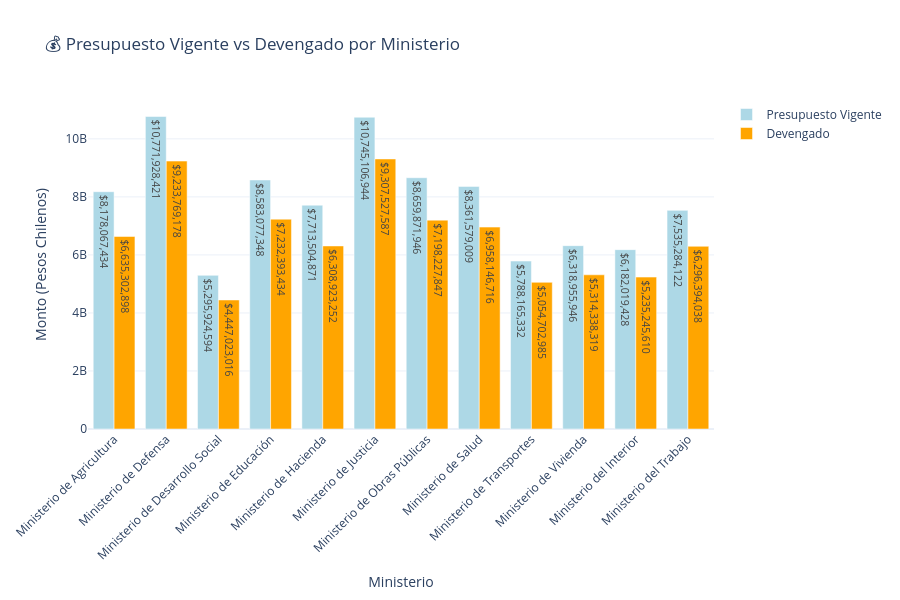
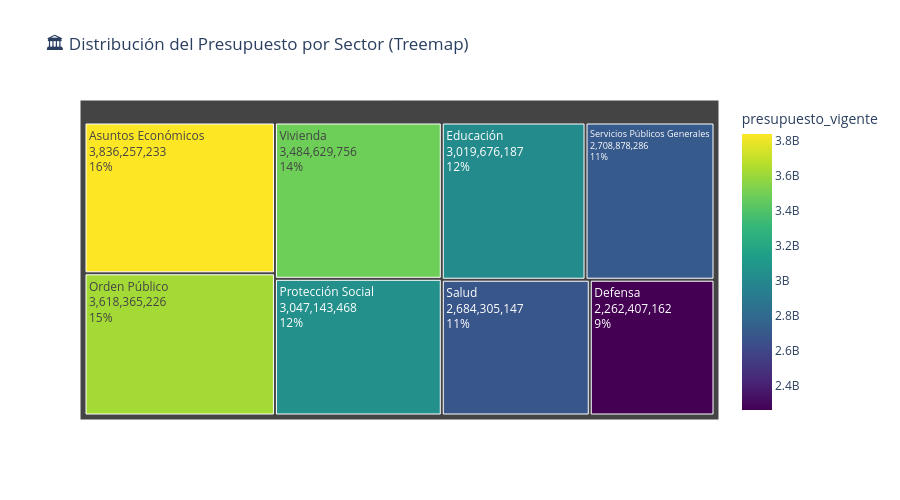
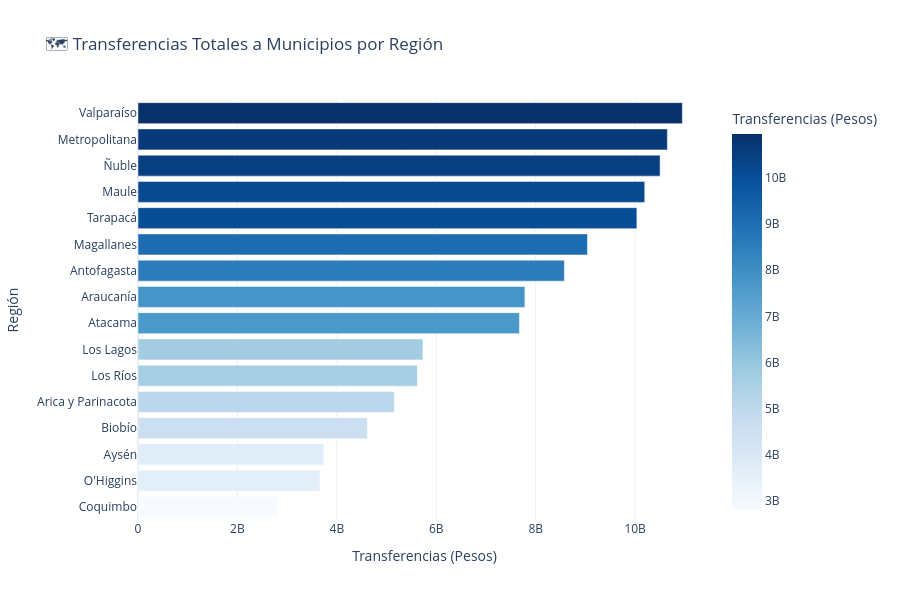
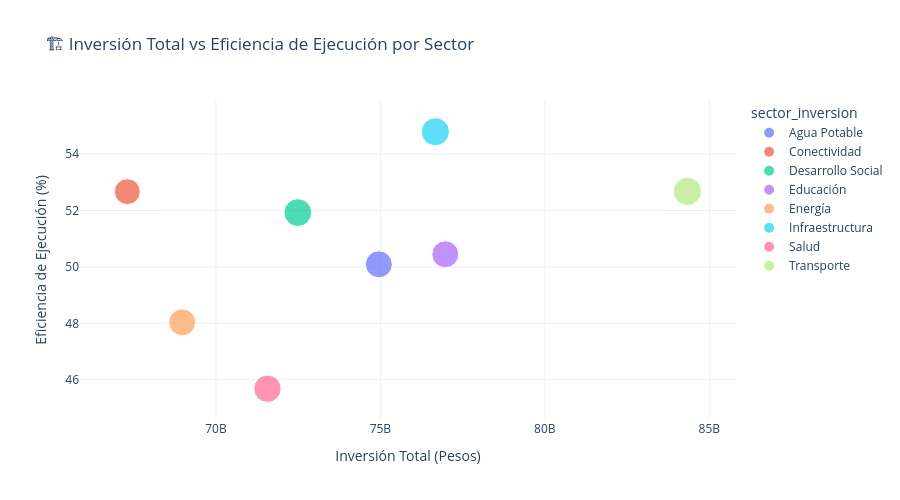

The cell these charts' notebook holds for them, in order:
### Code cell
# 📊 VISUALIZACIONES INTERACTIVAS DEL PRESUPUESTO PÚBLICO

print("🎨 Generando visualizaciones interactivas...")

# 1. GRÁFICO DE EJECUCIÓN PRESUPUESTARIA POR MINISTERIO
if 'df_ejecucion' in locals() and df_ejecucion is not None:
    # Agrupar por ministerio para totales
    ejecucion_ministerios = df_ejecucion.groupby('ministerio').agg({
        'presupuesto_vigente': 'sum',
        'devengado': 'sum',
        'pagado': 'sum',
        'porcentaje_ejecucion': 'mean'
    }).reset_index()
    
    # Gráfico de barras - Presupuesto vs Ejecución
    fig1 = go.Figure()
    
    fig1.add_trace(go.Bar(
        name='Presupuesto Vigente',
        x=ejecucion_ministerios['ministerio'],
        y=ejecucion_ministerios['presupuesto_vigente'],
        marker_color='lightblue',
        text=[f'${x:,.0f}' for x in ejecucion_ministerios['presupuesto_vigente']],
        textposition='auto'
    ))
    
    fig1.add_trace(go.Bar(
        name='Devengado',
        x=ejecucion_ministerios['ministerio'],
        y=ejecucion_ministerios['devengado'],
        marker_color='orange',
        text=[f'${x:,.0f}' for x in ejecucion_ministerios['devengado']],
        textposition='auto'
    ))
    
    fig1.update_layout(
        title='💰 Presupuesto Vigente vs Devengado por Ministerio',
        xaxis_title='Ministerio',
        yaxis_title='Monto (Pesos Chilenos)',
        barmode='group',
        height=600,
        xaxis_tickangle=-45
    )
    
    fig1.show()
    print("✅ Gráfico 1: Ejecución por Ministerio generado")

# 2. DISTRIBUCIÓN PRESUPUESTARIA POR SECTORES (TREEMAP)
if 'df_presupuesto' in locals() and df_presupuesto is not None:
    # Agrupar por sector
    presupuesto_sectores = df_presupuesto.groupby('sector')['presupuesto_vigente'].sum().reset_index()
    
    fig2 = px.treemap(
        presupuesto_sectores,
        path=['sector'],
        values='presupuesto_vigente',
        title='🏛️ Distribución del Presupuesto por Sector (Treemap)',
        color='presupuesto_vigente',
        color_continuous_scale='Viridis'
    )
    
    fig2.update_traces(textinfo="label+value+percent parent")
    fig2.update_layout(height=500)
    
    fig2.show()
    print("✅ Gráfico 2: Distribución por Sectores generado")

# 3. TRANSFERENCIAS MUNICIPALES POR REGIÓN (MAPA DE CALOR)
if 'df_transferencias' in locals() and df_transferencias is not None:
    # Agrupar transferencias por región
    transferencias_region = df_transferencias.groupby('region').agg({
        'transferencia_total': 'sum',
        'municipio': 'count',
        'poblacion_estimada': 'sum'
    }).reset_index()
    
    transferencias_region['transferencia_per_capita'] = (
        transferencias_region['transferencia_total'] / transferencias_region['poblacion_estimada']
    )
    
    # Gráfico de barras horizontales
    fig3 = px.bar(
        transferencias_region.sort_values('transferencia_total', ascending=True),
        x='transferencia_total',
        y='region',
        orientation='h',
        title='🗺️ Transferencias Totales a Municipios por Región',
        labels={'transferencia_total': 'Transferencias (Pesos)', 'region': 'Región'},
        color='transferencia_total',
        color_continuous_scale='Blues'
    )
    
    fig3.update_layout(height=600)
    fig3.show()
    print("✅ Gráfico 3: Transferencias por Región generado")

# 4. ANÁLISIS DE INVERSIÓN PÚBLICA POR SECTOR
if 'df_inversion' in locals() and df_inversion is not None:
    # Agrupar inversión por sector
    inversion_sectores = df_inversion.groupby('sector_inversion').agg({
        'inversion_total': 'sum',
        'inversion_ejecutada': 'sum',
        'porcentaje_avance': 'mean',
        'proyecto': 'count'
    }).reset_index()
    
    inversion_sectores['eficiencia_ejecucion'] = (
        inversion_sectores['inversion_ejecutada'] / inversion_sectores['inversion_total'] * 100
    )
    
    # Gráfico de dispersión: Inversión Total vs Eficiencia
    fig4 = px.scatter(
        inversion_sectores,
        x='inversion_total',
        y='eficiencia_ejecucion',
        size='proyecto',
        color='sector_inversion',
        title='🏗️ Inversión Total vs Eficiencia de Ejecución por Sector',
        labels={
            'inversion_total': 'Inversión Total (Pesos)',
            'eficiencia_ejecucion': 'Eficiencia de Ejecución (%)',
            'proyecto': 'Número de Proyectos'
        },
        hover_data=['porcentaje_avance']
    )
    
    fig4.update_layout(height=500)
    fig4.show()
    print("✅ Gráfico 4: Inversión vs Eficiencia generado")

# 5. EVOLUCIÓN TEMPORAL DE LA EJECUCIÓN PRESUPUESTARIA
if 'df_ejecucion' in locals() and df_ejecucion is not None:
    # Top 5 ministerios para seguimiento temporal
    top_5_ministerios = df_ejecucion.groupby('ministerio')['presupuesto_vigente'].sum().nlargest(5).index
    df_top5 = df_ejecucion[df_ejecucion['ministerio'].isin(top_5_ministerios)]
    
    fig5 = px.line(
        df_top5,
        x='mes',
        y='porcentaje_ejecucion',
        color='ministerio',
        title='📈 Evolución del Porcentaje de Ejecución - Top 5 Ministerios',
        labels={
            'mes': 'Mes (2025)',
            'porcentaje_ejecucion': 'Porcentaje de Ejecución (%)',
            'ministerio': 'Ministerio'
        },
        markers=True
    )
    
    fig5.update_layout(height=500)
    fig5.show()
    print("✅ Gráfico 5: Evolución Temporal generado")

print("\n🎯 RESUMEN DE VISUALIZACIONES GENERADAS:")
print("1. 💰 Presupuesto Vigente vs Devengado por Ministerio")
print("2. 🏛️ Distribución del Presupuesto por Sector (Treemap)")
print("3. 🗺️ Transferencias a Municipios por Región")
print("4. 🏗️ Inversión Total vs Eficiencia de Ejecución")
print("5. 📈 Evolución Temporal de Ejecución Presupuestaria")
print("\n✅ Todas las visualizaciones han sido generadas exitosamente!")

### Figure 1 — Plotly figure (JSON) as saved in the notebook; plotly's stock layout.template omitted (floating-point values rounded to 4 significant figures)
{"data": [{"marker": {"color": "lightblue"}, "name": "Presupuesto Vigente", "text": ["$8,178,067,434", "$10,771,928,421", "$5,295,924,594", "$8,583,077,348", "$7,713,504,871", "$10,745,106,944", "$8,659,871,946", "$8,361,579,009", "$5,788,165,332", "$6,318,955,946", "$6,182,019,428", "$7,535,284,122"], "textposition": "auto", "type": "bar", "x": ["Ministerio de Agricultura", "Ministerio de Defensa", "Ministerio de Desarrollo Social", "Ministerio de Educación", "Ministerio de Hacienda", "Ministerio de Justicia", "Ministerio de Obras Públicas", "Ministerio de Salud", "Ministerio de Transportes", "Ministerio de Vivienda", "Ministerio del Interior", "Ministerio del Trabajo"], "y": [8178067434, 10771928421, 5295924594, 8583077348, 7713504871, 10745106944, 8659871946, 8361579009, 5788165332, 6318955946, 6182019428, 7535284122]}, {"marker": {"color": "orange"}, "name": "Devengado", "text": ["$6,635,302,898", "$9,233,769,178", "$4,447,023,016", "$7,232,393,434", "$6,308,923,252", "$9,307,527,587", "$7,198,227,847", "$6,958,146,716", "$5,054,702,985", "$5,314,338,319", "$5,235,245,610", "$6,296,394,038"], "textposition": "auto", "type": "bar", "x": ["Ministerio de Agricultura", "Ministerio de Defensa", "Ministerio de Desarrollo Social", "Ministerio de Educación", "Ministerio de Hacienda", "Ministerio de Justicia", "Ministerio de Obras Públicas", "Ministerio de Salud", "Ministerio de Transportes", "Ministerio de Vivienda", "Ministerio del Interior", "Ministerio del Trabajo"], "y": [6635302898, 9233769178, 4447023016, 7232393434, 6308923252, 9307527587, 7198227847, 6958146716, 5054702985, 5314338319, 5235245610, 6296394038]}], "layout": {"barmode": "group", "height": 600, "title": {"text": "💰 Presupuesto Vigente vs Devengado por Ministerio"}, "xaxis": {"tickangle": -45, "title": {"text": "Ministerio"}}, "yaxis": {"title": {"text": "Monto (Pesos Chilenos)"}}}}

### Figure 2 — Plotly figure (JSON) as saved in the notebook; plotly's stock layout.template omitted (floating-point values rounded to 4 significant figures)
{"data": [{"branchvalues": "total", "customdata": [[3836000000.0], [2262000000.0], [3020000000.0], [3618000000.0], [3047000000.0], [2684000000.0], [2709000000.0], [3485000000.0]], "domain": {"x": [0, 1], "y": [0, 1]}, "hovertemplate": "labels=%{label}<br>presupuesto_vigente_sum=%{value}<br>parent=%{parent}<br>id=%{id}<br>presupuesto_vigente=%{color}<extra></extra>", "ids": ["Asuntos Económicos", "Defensa", "Educación", "Orden Público", "Protección Social", "Salud", "Servicios Públicos Generales", "Vivienda"], "labels": ["Asuntos Económicos", "Defensa", "Educación", "Orden Público", "Protección Social", "Salud", "Servicios Públicos Generales", "Vivienda"], "marker": {"coloraxis": "coloraxis", "colors": [3836000000.0, 2262000000.0, 3020000000.0, 3618000000.0, 3047000000.0, 2684000000.0, 2709000000.0, 3485000000.0]}, "name": "", "parents": ["", "", "", "", "", "", "", ""], "textinfo": "label+value+percent parent", "type": "treemap", "values": [3836000000.0, 2262000000.0, 3020000000.0, 3618000000.0, 3047000000.0, 2684000000.0, 2709000000.0, 3485000000.0]}], "layout": {"coloraxis": {"colorbar": {"title": {"text": "presupuesto_vigente"}}, "colorscale": [[0, "#440154"], [0.1111, "#482878"], [0.2222, "#3e4989"], [0.3333, "#31688e"], [0.4444, "#26828e"], [0.5556, "#1f9e89"], [0.6667, "#35b779"], [0.7778, "#6ece58"], [0.8889, "#b5de2b"], [1, "#fde725"]]}, "height": 500, "legend": {"tracegroupgap": 0}, "title": {"text": "🏛️ Distribución del Presupuesto por Sector (Treemap)"}}}

### Figure 3 — Plotly figure (JSON) as saved in the notebook; plotly's stock layout.template omitted (floating-point values rounded to 4 significant figures)
{"data": [{"hovertemplate": "Transferencias (Pesos)=%{marker.color}<br>Región=%{y}<extra></extra>", "legendgroup": "", "marker": {"color": [2808647758, 3662149463, 3735966813, 4614226085, 5155383362, 5619450478, 5731102657, 7672655195, 7782657514, 8576901458, 9041264530, 10035205884, 10193311120, 10501958797, 10647953229, 10949565328], "coloraxis": "coloraxis", "pattern": {"shape": ""}}, "name": "", "orientation": "h", "showlegend": false, "textposition": "auto", "type": "bar", "x": [2808647758, 3662149463, 3735966813, 4614226085, 5155383362, 5619450478, 5731102657, 7672655195, 7782657514, 8576901458, 9041264530, 10035205884, 10193311120, 10501958797, 10647953229, 10949565328], "xaxis": "x", "y": ["Coquimbo", "O'Higgins", "Aysén", "Biobío", "Arica y Parinacota", "Los Ríos", "Los Lagos", "Atacama", "Araucanía", "Antofagasta", "Magallanes", "Tarapacá", "Maule", "Ñuble", "Metropolitana", "Valparaíso"], "yaxis": "y"}], "layout": {"barmode": "relative", "coloraxis": {"colorbar": {"title": {"text": "Transferencias (Pesos)"}}, "colorscale": [[0, "rgb(247,251,255)"], [0.125, "rgb(222,235,247)"], [0.25, "rgb(198,219,239)"], [0.375, "rgb(158,202,225)"], [0.5, "rgb(107,174,214)"], [0.625, "rgb(66,146,198)"], [0.75, "rgb(33,113,181)"], [0.875, "rgb(8,81,156)"], [1, "rgb(8,48,107)"]]}, "height": 600, "legend": {"tracegroupgap": 0}, "title": {"text": "🗺️ Transferencias Totales a Municipios por Región"}, "xaxis": {"anchor": "y", "domain": [0, 1], "title": {"text": "Transferencias (Pesos)"}}, "yaxis": {"anchor": "x", "domain": [0, 1], "title": {"text": "Región"}}}}

### Figure 4 — Plotly figure (JSON) as saved in the notebook; plotly's stock layout.template omitted (floating-point values rounded to 4 significant figures)
{"data": [{"customdata": [[48.59]], "hovertemplate": "sector_inversion=Agua Potable<br>Inversión Total (Pesos)=%{x}<br>Eficiencia de Ejecución (%)=%{y}<br>Número de Proyectos=%{marker.size}<br>porcentaje_avance=%{customdata[0]}<extra></extra>", "legendgroup": "Agua Potable", "marker": {"color": "#636efa", "size": [68], "sizemode": "area", "sizeref": 0.1875, "symbol": "circle"}, "mode": "markers", "name": "Agua Potable", "orientation": "v", "showlegend": true, "type": "scatter", "x": [74952780374], "xaxis": "x", "y": [50.09], "yaxis": "y"}, {"customdata": [[52.14]], "hovertemplate": "sector_inversion=Conectividad<br>Inversión Total (Pesos)=%{x}<br>Eficiencia de Ejecución (%)=%{y}<br>Número de Proyectos=%{marker.size}<br>porcentaje_avance=%{customdata[0]}<extra></extra>", "legendgroup": "Conectividad", "marker": {"color": "#EF553B", "size": [63], "sizemode": "area", "sizeref": 0.1875, "symbol": "circle"}, "mode": "markers", "name": "Conectividad", "orientation": "v", "showlegend": true, "type": "scatter", "x": [67305676610], "xaxis": "x", "y": [52.67], "yaxis": "y"}, {"customdata": [[50.66]], "hovertemplate": "sector_inversion=Desarrollo Social<br>Inversión Total (Pesos)=%{x}<br>Eficiencia de Ejecución (%)=%{y}<br>Número de Proyectos=%{marker.size}<br>porcentaje_avance=%{customdata[0]}<extra></extra>", "legendgroup": "Desarrollo Social", "marker": {"color": "#00cc96", "size": [72], "sizemode": "area", "sizeref": 0.1875, "symbol": "circle"}, "mode": "markers", "name": "Desarrollo Social", "orientation": "v", "showlegend": true, "type": "scatter", "x": [72489811397], "xaxis": "x", "y": [51.92], "yaxis": "y"}, {"customdata": [[53.7]], "hovertemplate": "sector_inversion=Educación<br>Inversión Total (Pesos)=%{x}<br>Eficiencia de Ejecución (%)=%{y}<br>Número de Proyectos=%{marker.size}<br>porcentaje_avance=%{customdata[0]}<extra></extra>", "legendgroup": "Educación", "marker": {"color": "#ab63fa", "size": [68], "sizemode": "area", "sizeref": 0.1875, "symbol": "circle"}, "mode": "markers", "name": "Educación", "orientation": "v", "showlegend": true, "type": "scatter", "x": [76973124139], "xaxis": "x", "y": [50.45], "yaxis": "y"}, {"customdata": [[49.27]], "hovertemplate": "sector_inversion=Energía<br>Inversión Total (Pesos)=%{x}<br>Eficiencia de Ejecución (%)=%{y}<br>Número de Proyectos=%{marker.size}<br>porcentaje_avance=%{customdata[0]}<extra></extra>", "legendgroup": "Energía", "marker": {"color": "#FFA15A", "size": [68], "sizemode": "area", "sizeref": 0.1875, "symbol": "circle"}, "mode": "markers", "name": "Energía", "orientation": "v", "showlegend": true, "type": "scatter", "x": [68973441401], "xaxis": "x", "y": [48.04], "yaxis": "y"}, {"customdata": [[54.56]], "hovertemplate": "sector_inversion=Infraestructura<br>Inversión Total (Pesos)=%{x}<br>Eficiencia de Ejecución (%)=%{y}<br>Número de Proyectos=%{marker.size}<br>porcentaje_avance=%{customdata[0]}<extra></extra>", "legendgroup": "Infraestructura", "marker": {"color": "#19d3f3", "size": [74], "sizemode": "area", "sizeref": 0.1875, "symbol": "circle"}, "mode": "markers", "name": "Infraestructura", "orientation": "v", "showlegend": true, "type": "scatter", "x": [76672167116], "xaxis": "x", "y": [54.79], "yaxis": "y"}, {"customdata": [[46.51]], "hovertemplate": "sector_inversion=Salud<br>Inversión Total (Pesos)=%{x}<br>Eficiencia de Ejecución (%)=%{y}<br>Número de Proyectos=%{marker.size}<br>porcentaje_avance=%{customdata[0]}<extra></extra>", "legendgroup": "Salud", "marker": {"color": "#FF6692", "size": [70], "sizemode": "area", "sizeref": 0.1875, "symbol": "circle"}, "mode": "markers", "name": "Salud", "orientation": "v", "showlegend": true, "type": "scatter", "x": [71567135307], "xaxis": "x", "y": [45.68], "yaxis": "y"}, {"customdata": [[53.43]], "hovertemplate": "sector_inversion=Transporte<br>Inversión Total (Pesos)=%{x}<br>Eficiencia de Ejecución (%)=%{y}<br>Número de Proyectos=%{marker.size}<br>porcentaje_avance=%{customdata[0]}<extra></extra>", "legendgroup": "Transporte", "marker": {"color": "#B6E880", "size": [75], "sizemode": "area", "sizeref": 0.1875, "symbol": "circle"}, "mode": "markers", "name": "Transporte", "orientation": "v", "showlegend": true, "type": "scatter", "x": [84333193140], "xaxis": "x", "y": [52.68], "yaxis": "y"}], "layout": {"height": 500, "legend": {"itemsizing": "constant", "title": {"text": "sector_inversion"}, "tracegroupgap": 0}, "title": {"text": "🏗️ Inversión Total vs Eficiencia de Ejecución por Sector"}, "xaxis": {"anchor": "y", "domain": [0, 1], "title": {"text": "Inversión Total (Pesos)"}}, "yaxis": {"anchor": "x", "domain": [0, 1], "title": {"text": "Eficiencia de Ejecución (%)"}}}}
